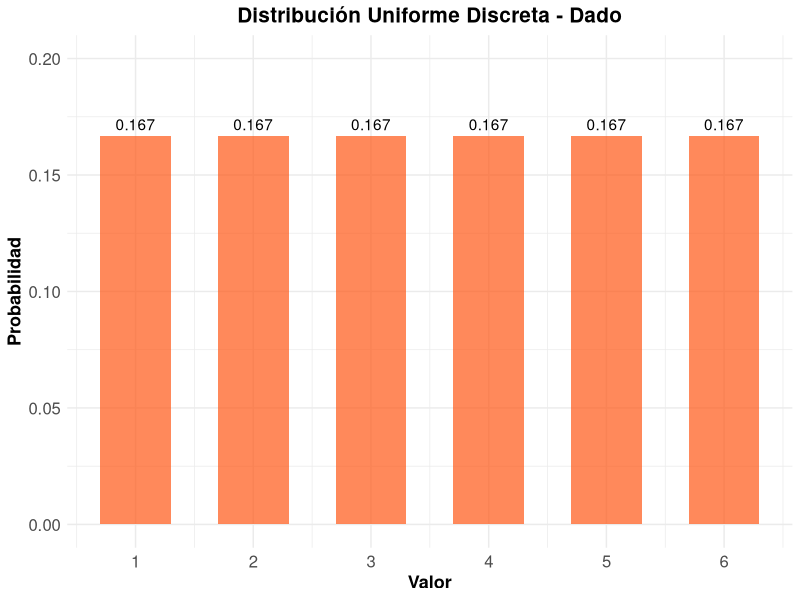
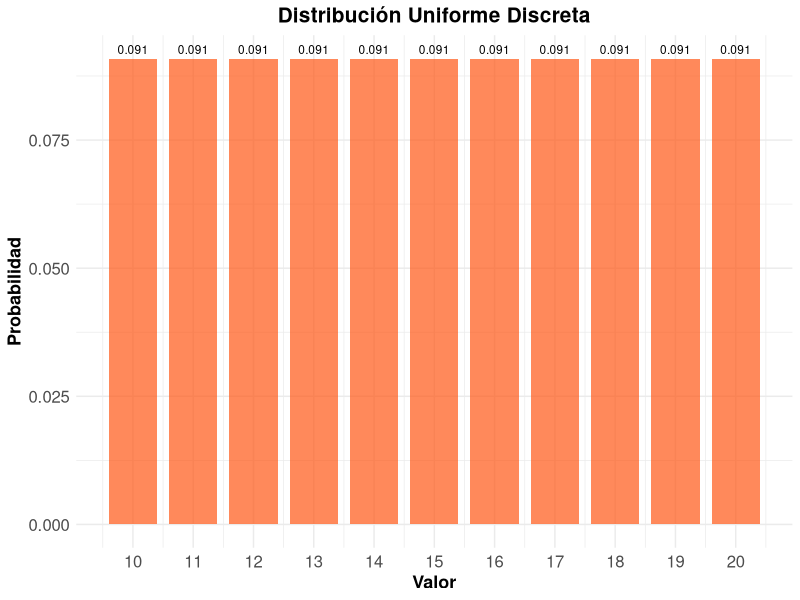
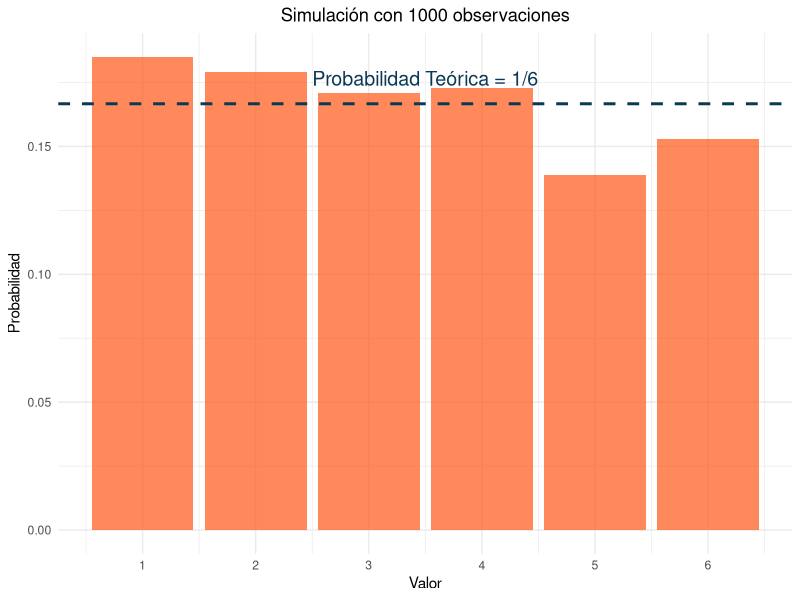
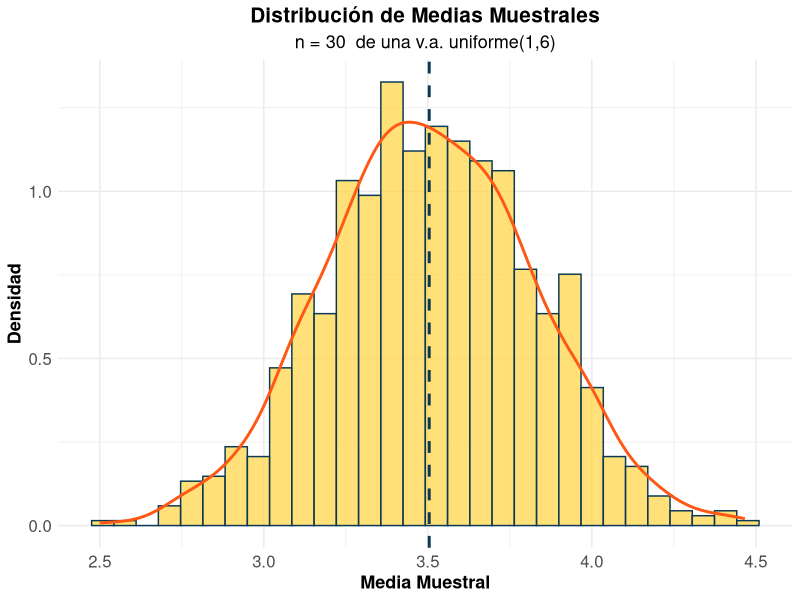
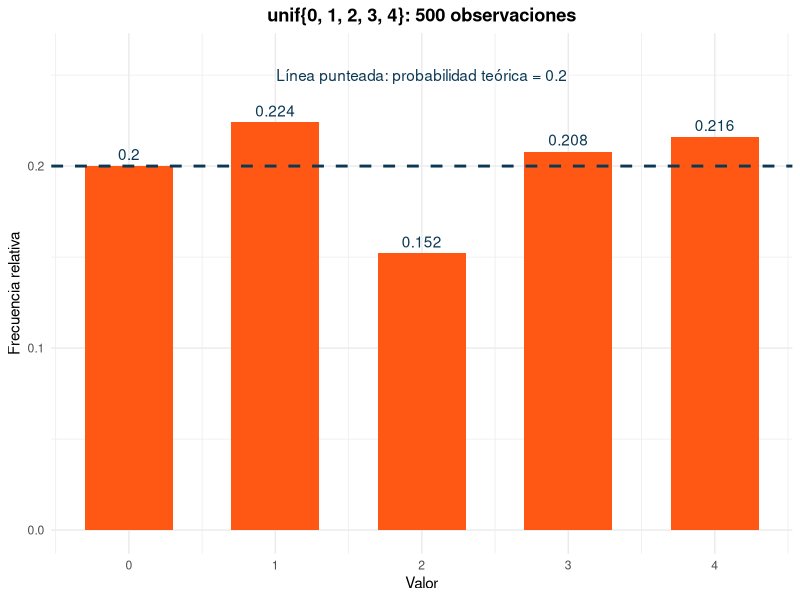
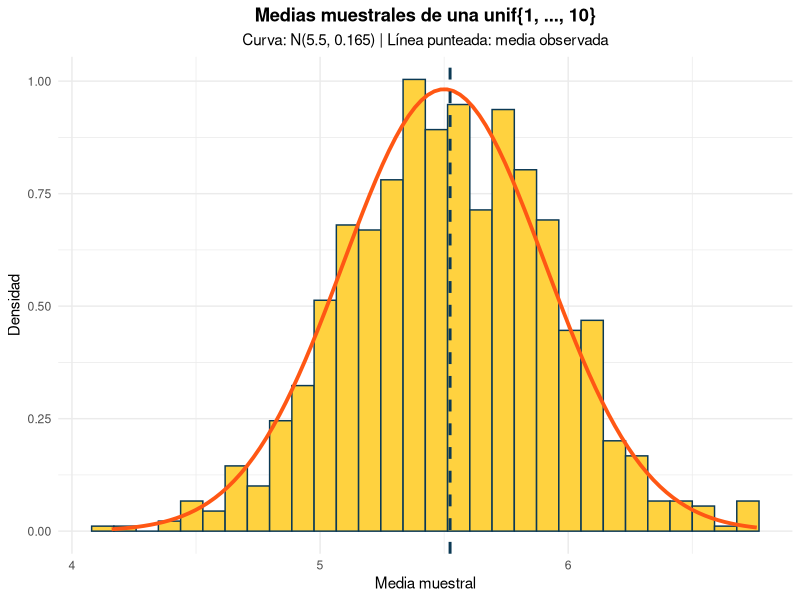
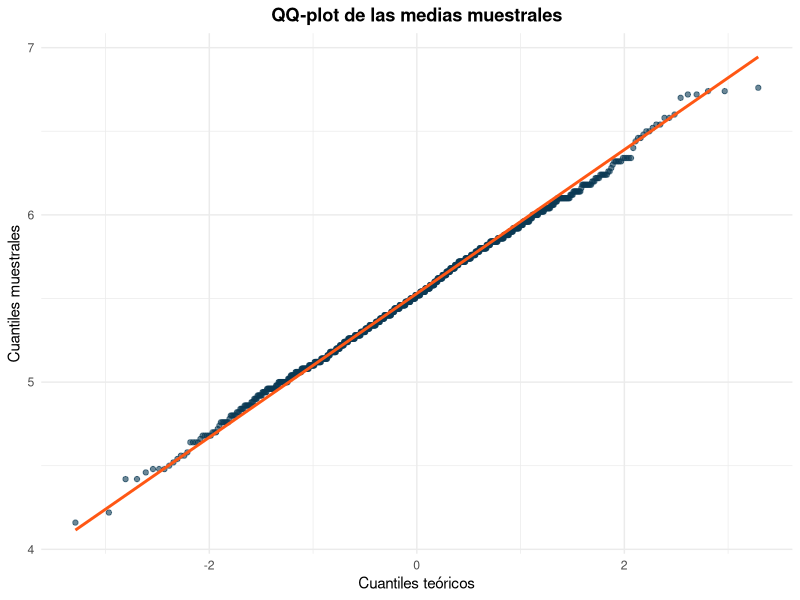

Source code (R) for these figures, in order:
## ---- chunk 1
#| label: setup
#| include: false
library(tidyverse)
library(kableExtra)
library(gridExtra)
## ---- chunk 2
#| code-fold: true
#| label: dado-ejemplo

# Parámetros del dado
x_1 <- 1
x_6 <- 6
valores <- x_1:x_6
probabilidades <- rep(1/length(valores), length(valores))

# Crear data frame
dado_data <- data.frame(
  Valor = valores,
  Probabilidad = probabilidades
)

# Mostrar tabla
kable(dado_data, 
      caption = "Distribución de probabilidad de un dado",
      align = "cc") %>%
  kable_styling(bootstrap_options = "striped")
## ---- chunk 3
#| code-fold: true
#| label: parametros-dado
# Media
media <- sum(dado_data$Valor)/length(dado_data$Valor)
cat("Media:", media, "\n")

# Varianza
varianza <- sum((dado_data$Valor- media)^2)/length(dado_data$Valor)
cat("Varianza:", varianza, "\n")

# Desviación estándar
desv_std <- sqrt(varianza)
cat("Desviación estándar:", round(desv_std, 4), "\n")
## ---- chunk 4
#| code-fold: true
#| label: grafico-dado
#| fig-cap: "Función de probabilidad de un dado"

ggplot(dado_data, aes(x = Valor, y = Probabilidad)) +
  geom_col(fill = "#FF5714", alpha = 0.7, width = 0.6) +
  geom_text(aes(label = round(Probabilidad, 3)), vjust = -0.5) +
  scale_x_continuous(breaks = valores) +
  scale_y_continuous(limits = c(0, 0.20)) +
  labs(title = "Distribución Uniforme Discreta - Dado",
       x = "Valor",
       y = "Probabilidad") +
  theme_minimal() +
  theme(
    legend.title = element_text(size=13, face="bold"),
    legend.text = element_text(size=13),
    plot.title = element_text(size=15, face="bold", hjust = 0.5),
    plot.subtitle = element_text(size=13, hjust = 0.5),
    axis.text.x=element_text(size=12),
    axis.text.y=element_text(size=12),
    axis.title.x = element_text(face="bold", size=13),
    axis.title.y = element_text(face="bold", size=13)
    # panel.grid.major.y = element_line(color = "#ECF0F1", linewidth = 0.5,
    #   linetype = "dashed"),
    # panel.grid.minor.y = element_blank(),
    # panel.grid.major.x = element_blank(),
    # panel.background = element_rect(fill = "#FAFAFA", color = NA),
    # plot.background = element_rect(fill = "white", color = NA)
  )
## ---- chunk 5
#| code-fold: true
#| label: ejemplo-numeros

x2_1 <- 10
x2_n <- 20
valores2 <- x2_1:x2_n
probabilidades2 <- rep(1/(length(valores2)), length(valores2))

# Data_frame
data2 <- data.frame(
  Valor = valores2,
  Probabilidad = probabilidades2
)

# Parámetros estadísticos
media2 <- mean(data2$Valor)
varianza2 <- sum((data2$Valor - media2)^2)/length(data2$Valor)
desv_std2 <- sqrt(varianza2)

cat("Media:", media2, "\n")
cat("Varianza:", round(varianza2, 4), "\n")
cat("Desviación estándar:", round(desv_std2, 4), "\n")
## ---- chunk 6
#| label: grafico-numeros
#| code-fold: true
#| fig-align: "center"
#| fig-cap: "Distribución uniforme discreta entre 10 y 20"


ggplot(data2, aes(x = Valor, y = Probabilidad)) +
  geom_col(fill = "#FF5714", alpha = 0.7, width = 0.8) +
  geom_text(aes(label = round(Probabilidad, 3)), 
            vjust = -0.5, size = 3) +
  scale_x_continuous(breaks = seq(10, 20, 1)) +
  labs(title = "Distribución Uniforme Discreta",
       x = "Valor",
       y = "Probabilidad") +
  theme_minimal() +
  theme(
    legend.title = element_text(size=13, face="bold"),
    legend.text = element_text(size=13),
    plot.title = element_text(size=15, face="bold", hjust = 0.5),
    plot.subtitle = element_text(size=13, hjust = 0.5),
    axis.text.x=element_text(size=12),
    axis.text.y=element_text(size=12),
    axis.title.x = element_text(face="bold", size=13),
    axis.title.y = element_text(face="bold", size=13)
    # panel.grid.major.y = element_line(color = "#ECF0F1", linewidth = 0.5,
    #   linetype = "dashed"),
    # panel.grid.minor.y = element_blank(),
    # panel.grid.major.x = element_blank(),
    # panel.background = element_rect(fill = "#FAFAFA", color = NA),
    # plot.background = element_rect(fill = "white", color = NA)
  )
## ---- chunk 7
#| code-fold: true
#| label: simulacion

# Generar 1000 números aleatorios
n_sim <- 1000
muestra <- sample(1:6, n_sim, replace = TRUE)

# Frecuencias observadas
freq_obs <- table(muestra)
freq_rel <- prop.table(freq_obs)

# Comparar con probabilidades teóricas
comparacion <- data.frame(
  Valor = 1:6,
  Prob_Teorica = rep(1/6, 6),
  Freq_Observada = as.numeric(freq_rel)
)

kable(comparacion, 
      caption = "Comparación entre probabilidades teóricas y observadas",
      col.names = c("Valor", "Prob. Teórica", "Freq. Observada"),
      digits = 4) |> 
  kable_styling(bootstrap_options = "striped")
## ---- chunk 8
#| code-fold: true
#| label: grafico-simulacion
#| fig-width: 8
#| fig-height: 6
#| fig-align: "center"
#| fig-cap: "Comparación entre distribución teórica y simulada"



ggplot(comparacion) +
  geom_col(aes(x=Valor, y=Freq_Observada),alpha = 0.7, fill="#FF5714") +
  scale_x_continuous(breaks = 1:6) +
  geom_hline(yintercept = 1/6, color = "#0B3954", linetype = "dashed", linewidth = 1) +
  annotate("text", x=3.5, y=1/6 + 0.01, label="Probabilidad Teórica = 1/6", color = "#0B3954", size=5) +
  labs(title = paste("Simulación con", n_sim, "observaciones"),
       x = "Valor",
       y = "Probabilidad") +
  theme_minimal() +
  theme(plot.title = element_text(hjust = 0.5),
        legend.position = "bottom")
## ---- chunk 9
#| code-fold: true
#| label: limite-central
#| fig-width: 8
#| fig-height: 6
#| fig-align: "center"
#| fig-cap: "Verificación del Teorema Central del Límite"
# Simular medias muestrales

k_muestra <- 1000
n_muestra <- 30

medias_muestrales <- replicate(k_muestra, {
  muestra <- sample(1:6, n_muestra, replace = TRUE)
  mean(muestra)
})

# Crear histograma
hist_data <- data.frame(Medias = medias_muestrales)

ggplot(hist_data) +
  geom_histogram(aes(x=Medias, after_stat(density)), bins = 30, 
                 fill = "#FFD23F", alpha = 0.7, color = "#0B3954") +
  geom_density(aes(x = Medias), color = "#FF5714", linewidth = 1) +
  geom_vline(xintercept = mean(medias_muestrales), 
             color = "#0B3954", linetype = "dashed", linewidth = 1) +
  labs(title = "Distribución de Medias Muestrales",
       subtitle = paste("n =", n_muestra, " de una v.a. uniforme(1,6)"),
       x = "Media Muestral",
       y = "Densidad") +
  theme_minimal() +
  theme(
    legend.title = element_text(size=13, face="bold"),
    legend.text = element_text(size=13),
    plot.title = element_text(size=15, face="bold", hjust = 0.5),
    plot.subtitle = element_text(size=13, hjust = 0.5),
    axis.text.x=element_text(size=12),
    axis.text.y=element_text(size=12),
    axis.title.x = element_text(face="bold", size=13),
    axis.title.y = element_text(face="bold", size=13)
    # panel.grid.major.y = element_line(color = "#ECF0F1", linewidth = 0.5,
    #   linetype = "dashed"),
    # panel.grid.minor.y = element_blank(),
    # panel.grid.major.x = element_blank(),
    # panel.background = element_rect(fill = "#FAFAFA", color = NA),
    # plot.background = element_rect(fill = "white", color = NA)
  )

# Estadísticas
cat("Media teórica:", (1+6)/2, "\n")
cat("Media observada:", round(mean(medias_muestrales), 4), "\n")
cat("Varianza teórica de la media:", round(((6-1+1)^2-1)/12/n_muestra, 4), "\n")
cat("Varianza observada de la media:", round(var(medias_muestrales), 4), "\n")
## ---- chunk 10
#| label: ej-unif-simulacion

set.seed(2026)

soporte_u <- 0:4
m_u <- 500

obs_u <- sample(soporte_u, m_u, replace = TRUE)

frec_u <- data.frame(
  Valor = soporte_u,
  Frec_Esperada = rep(m_u / length(soporte_u), length(soporte_u)),
  Frec_Observada = as.numeric(table(factor(obs_u, levels = soporte_u))),
  Prob_Teorica = rep(1 / length(soporte_u), length(soporte_u))
) %>%
  mutate(Frec_Relativa = Frec_Observada / m_u,
         Diferencia = Frec_Relativa - Prob_Teorica)

kable(frec_u, digits = 4,
      caption = "Frecuencias observadas vs teóricas (500 observaciones)",
      col.names = c("Valor", "Frec. esperada", "Frec. observada",
                    "Prob. teórica", "Frec. relativa", "Diferencia")) %>%
  kable_styling(bootstrap_options = "striped")
## ---- chunk 11
#| label: ej-unif-grafico
#| fig-align: center

ggplot(frec_u, aes(x = Valor, y = Frec_Relativa)) +
  geom_col(fill = "#FF5714", width = 0.6) +
  geom_text(aes(label = round(Frec_Relativa, 3)), vjust = -0.5, color = "#0B3954") +
  geom_hline(yintercept = 0.2, color = "#0B3954", linetype = "dashed", linewidth = 1) +
  annotate("text", x = 2, y = 0.25, label = "Línea punteada: probabilidad teórica = 0.2", color = "#0B3954") +
  scale_x_continuous(breaks = soporte_u) +
  scale_y_continuous(limits = c(0, 0.26)) +
  labs(title = "unif{0, 1, 2, 3, 4}: 500 observaciones",
       x = "Valor",
       y = "Frecuencia relativa") +
  theme_minimal() +
  theme(plot.title = element_text(hjust = 0.5, face = "bold"))
## ---- chunk 12
#| label: ej-unif-chi

prueba_u <- chisq.test(frec_u$Frec_Observada, p = frec_u$Prob_Teorica)
prueba_u
## ---- chunk 13
#| label: ej-unif-tcl
#| fig-align: center

set.seed(2026)

valores_10 <- 1:10
k_10 <- 1000
n_10 <- 50

mu_10 <- mean(valores_10)
sigma2_10 <- mean((valores_10 - mu_10)^2)

medias_10 <- replicate(k_10, mean(sample(valores_10, n_10, replace = TRUE)))

data.frame(
  Medida = c("Media", "Varianza"),
  Teorico = c(mu_10, sigma2_10 / n_10),
  Observado = c(mean(medias_10), var(medias_10))
) %>%
  kable(digits = 4, col.names = c("Medida", "Teórico", "Observado")) %>%
  kable_styling(bootstrap_options = "striped", full_width = FALSE)

ggplot(data.frame(medias = medias_10), aes(x = medias)) +
  geom_histogram(aes(y = after_stat(density)), bins = 30,
                 fill = "#FFD23F", color = "#0B3954") +
  stat_function(fun = dnorm, args = list(mean = mu_10, sd = sqrt(sigma2_10 / n_10)),
                color = "#FF5714", linewidth = 1.3) +
  geom_vline(xintercept = mean(medias_10), color = "#0B3954",
             linetype = "dashed", linewidth = 1) +
  labs(title = "Medias muestrales de una unif{1, ..., 10}",
       subtitle = "Curva: N(5.5, 0.165) | Línea punteada: media observada",
       x = "Media muestral",
       y = "Densidad") +
  theme_minimal() +
  theme(plot.title = element_text(hjust = 0.5, face = "bold"),
        plot.subtitle = element_text(hjust = 0.5))
## ---- chunk 14
#| label: ej-unif-qq
#| fig-align: center
#| fig-width: 6
#| fig-height: 5

ggplot(data.frame(medias = medias_10), aes(sample = medias)) +
  stat_qq(color = "#0B3954", alpha = 0.6) +
  stat_qq_line(color = "#FF5714", linewidth = 1) +
  labs(title = "QQ-plot de las medias muestrales",
       x = "Cuantiles teóricos",
       y = "Cuantiles muestrales") +
  theme_minimal() +
  theme(plot.title = element_text(hjust = 0.5, face = "bold"))
